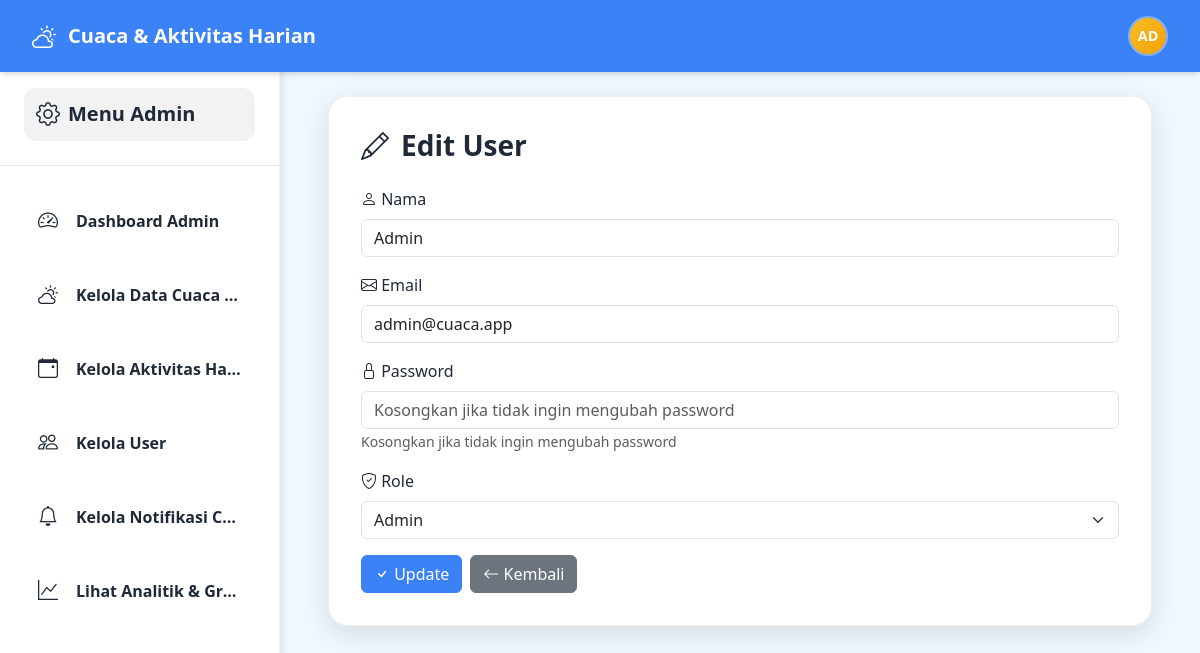
Screenshot of /admin/user-form.php?id=1 (signed in) with the database file from the repository.
### tables this page shows
CREATE TABLE `users` (
  `id` int NOT NULL,
  `name` varchar(255) NOT NULL,
  `email` varchar(255) NOT NULL,
  `password` varchar(255) DEFAULT NULL,
  `role` enum('admin','user') DEFAULT 'user',
  `google_id` varchar(255) DEFAULT NULL,
  `avatar` varchar(500) DEFAULT NULL,
  `created_at` timestamp NULL DEFAULT CURRENT_TIMESTAMP,
  `updated_at` timestamp NULL DEFAULT CURRENT_TIMESTAMP ON UPDATE CURRENT_TIMESTAMP
);

### config/config.php (called while the page is built, shortened)
<?php
function base_url($path = '') {
    return APP_URL . '/' . ltrim($path, '/');
}

### app/Models/User.php (called while the page is built, shortened)
<?php
require_once __DIR__ . '/../../config/config.php';
class User {
    private $conn;
    private $table = 'users';
    public function __construct($db) {
        $this->conn = $db;
    }
    public function getById($id) {
        $query = "SELECT * FROM " . $this->table . " WHERE id = :id LIMIT 1";
        $stmt = $this->conn->prepare($query);
        $stmt->bindParam(':id', $id);
        $stmt->execute();
        return $stmt->fetch();
    }
}

### admin/user-form.php (the view, shortened to what this page needs)
<?php
require_once __DIR__ . '/../config/config.php';
require_once __DIR__ . '/../app/Models/User.php';
$userModel = new User($db);
$user = null;
$is_edit = false;
if (isset($_GET['id'])) {
    $is_edit = true;
    $user = $userModel->getById($_GET['id']);
}
include '../includes/header.php';
?>
<link rel="stylesheet" href="<?php echo base_url('admin/includes/admin-layout.css'); ?>">
<?php include 'includes/admin-sidebar.php'; ?>
<div class="container-fluid">
    <div class="row">
        <main class="admin-main-content">
            <div class="admin-content-card">
                <h2>
                    <i class="bi bi-<?php echo $is_edit ? 'pencil' : 'plus-circle'; ?>"></i>
                    <?php echo $is_edit ? 'Edit User' : 'Tambah User'; ?>
                </h2>
                <form method="POST">
                    <div class="mb-3">
                        <label for="name" class="form-label">
                            <i class="bi bi-person"></i> Nama
                        </label>
                        <input type="text" class="form-control" id="name" name="name"
                               value="<?php echo $user ? htmlspecialchars($user['name']) : ''; ?>"
                               required placeholder="Masukkan nama user">
                    </div>
                    <div class="mb-3">
                        <label for="email" class="form-label">
                            <i class="bi bi-envelope"></i> Email
                        </label>
                        <input type="email" class="form-control" id="email" name="email"
                               value="<?php echo $user ? htmlspecialchars($user['email']) : ''; ?>"
                               required placeholder="Masukkan email user">
                    </div>
                    <div class="mb-3">
                        <label for="password" class="form-label">
                            <i class="bi bi-lock"></i> Password
                        </label>
                        <input type="password" class="form-control" id="password" name="password"
                               <?php echo $is_edit ? '' : 'required'; ?>
                               placeholder="<?php echo $is_edit ? 'Kosongkan jika tidak ingin mengubah password' : 'Masukkan password'; ?>">
                        <?php if ($is_edit): ?>
                            <small class="form-text text-muted">Kosongkan jika tidak ingin mengubah password</small>
                        <?php endif; ?>
                    </div>
                    <div class="mb-3">
                        <label for="role" class="form-label">
                            <i class="bi bi-shield-check"></i> Role
                        </label>
                        <select class="form-select" id="role" name="role" required>
                            <option value="admin" <?php echo ($user && $user['role'] == 'admin') ? 'selected' : ''; ?>>Admin</option>
                        </select>
                    </div>
                    <div class="d-flex gap-2">
                        <button type="submit" class="btn btn-primary">
                            <i class="bi bi-<?php echo $is_edit ? 'check' : 'plus'; ?>"></i>
                            <?php echo $is_edit ? 'Update' : 'Simpan'; ?>
                        </button>
                        <a href="<?php echo base_url('admin/users.php'); ?>" class="btn btn-secondary">
                            <i class="bi bi-arrow-left"></i> Kembali
                        </a>
                    </div>
                </form>
            </div>
        </main>
    </div>
</div>
<?php include '../includes/footer.php'; ?>

### assets/css/style.css (style rules this page uses)
:root { --primary-color: #3b82f6; --secondary-color: #60a5fa; --bg-color: #f0f9ff; --card-bg: #ffffff; --text-color: #1f2937; --text-muted: #6b7280; --border-radius: 16px; --shadow: 0 4px 6px -1px rgba(0, 0, 0, 0.1), 0 2px 4px -1px rgba(0, 0, 0, 0.06); --shadow-lg: 0 10px 15px -3px rgba(0, 0, 0, 0.1), 0 4px 6px -2px rgba(0, 0, 0, 0.05); }
html { overflow-x: hidden; width: 100%; max-width: 100vw; }
html, body { overflow-x: hidden !important; width: 100% !important; max-width: 100vw !important; }
* { box-sizing: border-box; }
body { font-family: 'Segoe UI', Tahoma, Geneva, Verdana, sans-serif; background: var(--bg-color); margin: 0; padding: 0; overflow-x: hidden; width: 100%; max-width: 100vw; }

### admin/includes/admin-layout.css (style rules this page uses)
.admin-main-content { margin-left: 0; margin-top: 56px; padding: 2rem; padding-top: 2.5rem; min-height: calc(100vh - 56px); overflow-x: hidden; box-sizing: border-box; }
.admin-content-card { background: var(--card-bg); border-radius: 20px; padding: 2.5rem; box-shadow: 0 8px 30px rgba(0, 0, 0, 0.12); border: 1px solid rgba(0, 0, 0, 0.06); margin-bottom: 2rem; transition: all 0.3s ease; }
.admin-content-card h2 { font-size: 1.75rem; font-weight: 600; color: var(--text-color); margin-bottom: 1.5rem; display: flex; align-items: center; gap: 0.75rem; }
@media (min-width: 769px) { .admin-main-content { margin-left: 280px; margin-top: 56px; width: calc(100% - 280px); padding-top: 2.5rem; } }
@media (min-width: 1024px) and (max-width: 1399px) { .admin-main-content { padding-left: 2rem; padding-right: 2rem; padding-top: 2.5rem; } }
@media (min-width: 1024px) and (max-width: 1399px) { .admin-content-card { padding: 2rem; } }
@media (min-width: 1200px) { .admin-main-content { padding-left: 3rem; padding-right: 3rem; padding-top: 2.5rem; } }

### rows the page displays
users: name "Admin", email "admin@cuaca.app", role "Admin"

### other values shown
APP_NAME "Cuaca & Aktivitas Harian"
substr($_SESSION['user_name'] ?? 'U', 0, 2) "AD"
